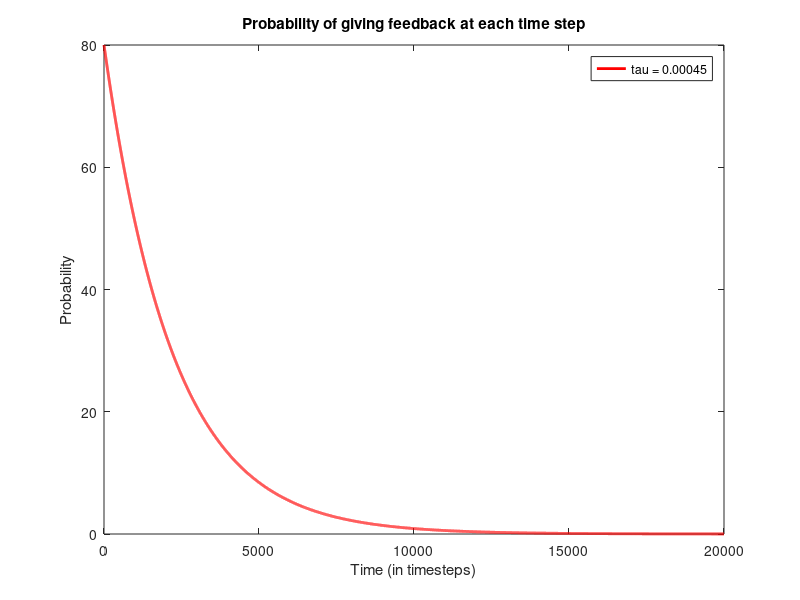

Recreate this plot in MATLAB. (Note: this script raises an error after producing the figure.)
alpha = 0.8;
tau1 = 0.00045;
tau2 = 0.0007;
tau3 = 0.0003;
tau4 = 0.0002;
time_steps = 20000;
time_steps_vector = 0:1:time_steps;

P_h1 = alpha *exp(-tau1 * time_steps_vector)*100;
P_h2 = alpha *exp(-tau2 * time_steps_vector);
P_h3 = alpha *exp(-tau3 * time_steps_vector);
P_h4 = alpha *exp(-tau4 * time_steps_vector);




plot(time_steps_vector,P_h1, 'LineWidth',2, 'Color','r')
%hold on 

%plot(time_steps_vector,P_h2, 'LineWidth',2, 'Color','b')
%plot(time_steps_vector,P_h3, 'LineWidth',2, 'Color','m')
%plot(time_steps_vector,P_h4, 'LineWidth',2, 'Color','g')



%legend('tau = 0.00045','tau = 0.0007','tau = 0.0003', 'tau = 0.0002')
legend('tau = 0.00045')


title('Probability of giving feedback at each time step')
xlabel('Time steps')
ylabel('% of feedback')

xlim([0 time_steps])


xlabel('Time (in timesteps)')
ylabel('Probability')
ytickformat('percentage')

xlim([0 time_steps])